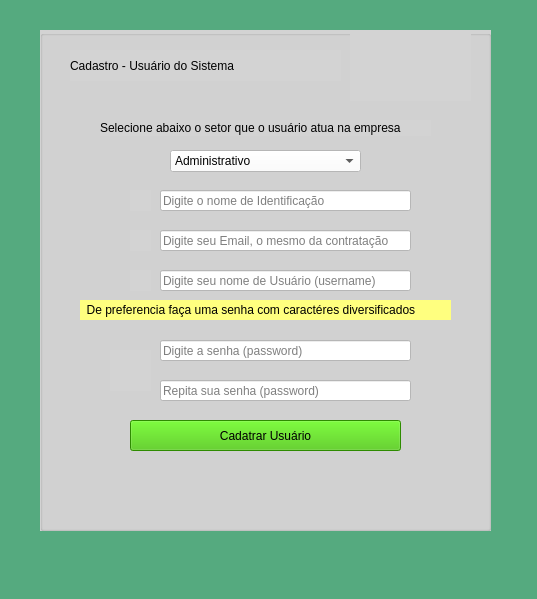
<?xml version="1.0" encoding="UTF-8"?>
<ui version="4.0">
 <class>MainWindow</class>
 <widget class="QMainWindow" name="MainWindow">
  <property name="geometry">
   <rect>
    <x>0</x>
    <y>0</y>
    <width>537</width>
    <height>599</height>
   </rect>
  </property>
  <property name="windowTitle">
   <string>Cadastro de Usuários - YanCode</string>
  </property>
  <property name="styleSheet">
   <string notr="true">background-color: rgb(85, 170, 127);</string>
  </property>
  <widget class="QWidget" name="centralwidget">
   <widget class="QGroupBox" name="groupBox">
    <property name="geometry">
     <rect>
      <x>40</x>
      <y>30</y>
      <width>451</width>
      <height>501</height>
     </rect>
    </property>
    <property name="styleSheet">
     <string notr="true">border-color: rgb(0, 0, 0);

background-color: rgb(211, 211, 211);</string>
    </property>
    <property name="title">
     <string/>
    </property>
    <widget class="QComboBox" name="comboBox">
     <property name="geometry">
      <rect>
       <x>130</x>
       <y>120</y>
       <width>191</width>
       <height>22</height>
      </rect>
     </property>
     <property name="styleSheet">
      <string notr="true">background-color: rgb(255, 255, 255);</string>
     </property>
     <item>
      <property name="text">
       <string>Administrativo</string>
      </property>
     </item>
     <item>
      <property name="text">
       <string>Financeiro</string>
      </property>
     </item>
     <item>
      <property name="text">
       <string>T.I - Desenvolvimento</string>
      </property>
     </item>
     <item>
      <property name="text">
       <string>T.I - Asssitência Técnica</string>
      </property>
     </item>
    </widget>
    <widget class="QLabel" name="label">
     <property name="geometry">
      <rect>
       <x>60</x>
       <y>90</y>
       <width>331</width>
       <height>16</height>
      </rect>
     </property>
     <property name="styleSheet">
      <string notr="true">font: 75 italic 10pt &quot;Arial&quot;;</string>
     </property>
     <property name="text">
      <string>Selecione abaixo o setor que o usuário atua na empresa</string>
     </property>
    </widget>
    <widget class="QLineEdit" name="lineEdit">
     <property name="geometry">
      <rect>
       <x>120</x>
       <y>160</y>
       <width>251</width>
       <height>21</height>
      </rect>
     </property>
     <property name="styleSheet">
      <string notr="true">background-color: rgb(255, 255, 255);
font: italic 9pt &quot;Arial&quot;;</string>
     </property>
     <property name="placeholderText">
      <string>Digite o nome de Identificação</string>
     </property>
    </widget>
    <widget class="QLineEdit" name="lineEdit_2">
     <property name="geometry">
      <rect>
       <x>120</x>
       <y>200</y>
       <width>251</width>
       <height>21</height>
      </rect>
     </property>
     <property name="styleSheet">
      <string notr="true">background-color: rgb(255, 255, 255);
font: italic 9pt &quot;Arial&quot;;</string>
     </property>
     <property name="placeholderText">
      <string>Digite seu Email, o mesmo da contratação</string>
     </property>
    </widget>
    <widget class="QLineEdit" name="lineEdit_3">
     <property name="geometry">
      <rect>
       <x>120</x>
       <y>240</y>
       <width>251</width>
       <height>21</height>
      </rect>
     </property>
     <property name="styleSheet">
      <string notr="true">background-color: rgb(255, 255, 255);
font: italic 9pt &quot;Arial&quot;;</string>
     </property>
     <property name="placeholderText">
      <string>Digite seu nome de Usuário (username)</string>
     </property>
    </widget>
    <widget class="QLineEdit" name="lineEdit_4">
     <property name="geometry">
      <rect>
       <x>120</x>
       <y>310</y>
       <width>251</width>
       <height>21</height>
      </rect>
     </property>
     <property name="styleSheet">
      <string notr="true">background-color: rgb(255, 255, 255);
font: italic 9pt &quot;Arial&quot;;</string>
     </property>
     <property name="text">
      <string/>
     </property>
     <property name="echoMode">
      <enum>QLineEdit::Password</enum>
     </property>
     <property name="placeholderText">
      <string>Digite a senha (password)</string>
     </property>
    </widget>
    <widget class="QLineEdit" name="lineEdit_5">
     <property name="geometry">
      <rect>
       <x>120</x>
       <y>350</y>
       <width>251</width>
       <height>21</height>
      </rect>
     </property>
     <property name="styleSheet">
      <string notr="true">background-color: rgb(255, 255, 255);
font: italic 9pt &quot;Arial&quot;;</string>
     </property>
     <property name="text">
      <string/>
     </property>
     <property name="echoMode">
      <enum>QLineEdit::Password</enum>
     </property>
     <property name="placeholderText">
      <string>Repita sua senha (password)</string>
     </property>
    </widget>
    <widget class="QLabel" name="label_2">
     <property name="geometry">
      <rect>
       <x>40</x>
       <y>270</y>
       <width>371</width>
       <height>20</height>
      </rect>
     </property>
     <property name="styleSheet">
      <string notr="true">font: 75 italic 10pt &quot;Arial&quot;;
background-color: rgb(255, 255, 127);</string>
     </property>
     <property name="text">
      <string>  De preferencia faça uma senha com caractéres diversificados </string>
     </property>
    </widget>
    <widget class="QPushButton" name="pushButton">
     <property name="geometry">
      <rect>
       <x>90</x>
       <y>390</y>
       <width>271</width>
       <height>31</height>
      </rect>
     </property>
     <property name="styleSheet">
      <string notr="true">background-color: rgb(64, 194, 0);

font: 75 italic 9pt &quot;Arial&quot;;</string>
     </property>
     <property name="text">
      <string>Cadatrar Usuário</string>
     </property>
    </widget>
    <widget class="QLabel" name="label_3">
     <property name="geometry">
      <rect>
       <x>70</x>
       <y>320</y>
       <width>41</width>
       <height>41</height>
      </rect>
     </property>
     <property name="styleSheet">
      <string notr="true">font: 75 italic 10pt &quot;Arial&quot;;</string>
     </property>
     <property name="text">
      <string/>
     </property>
     <property name="pixmap">
      <pixmap>img/imagem-cadastro_user/senha.png</pixmap>
     </property>
     <property name="scaledContents">
      <bool>true</bool>
     </property>
    </widget>
    <widget class="QLabel" name="label_4">
     <property name="geometry">
      <rect>
       <x>90</x>
       <y>160</y>
       <width>21</width>
       <height>21</height>
      </rect>
     </property>
     <property name="styleSheet">
      <string notr="true">font: 75 italic 10pt &quot;Arial&quot;;</string>
     </property>
     <property name="text">
      <string/>
     </property>
     <property name="pixmap">
      <pixmap>img/imagem-cadastro_user/carteira-de-identidade.png</pixmap>
     </property>
     <property name="scaledContents">
      <bool>true</bool>
     </property>
    </widget>
    <widget class="QLabel" name="label_5">
     <property name="geometry">
      <rect>
       <x>90</x>
       <y>240</y>
       <width>21</width>
       <height>21</height>
      </rect>
     </property>
     <property name="styleSheet">
      <string notr="true">font: 75 italic 10pt &quot;Arial&quot;;</string>
     </property>
     <property name="text">
      <string/>
     </property>
     <property name="pixmap">
      <pixmap>img/imagem-menu_inicial/user.png</pixmap>
     </property>
     <property name="scaledContents">
      <bool>true</bool>
     </property>
    </widget>
    <widget class="QLabel" name="label_6">
     <property name="geometry">
      <rect>
       <x>90</x>
       <y>200</y>
       <width>21</width>
       <height>21</height>
      </rect>
     </property>
     <property name="styleSheet">
      <string notr="true">font: 75 italic 10pt &quot;Arial&quot;;</string>
     </property>
     <property name="text">
      <string/>
     </property>
     <property name="pixmap">
      <pixmap>img/imagem-cadastro_user/gmail.png</pixmap>
     </property>
     <property name="scaledContents">
      <bool>true</bool>
     </property>
    </widget>
    <widget class="QLabel" name="label_13">
     <property name="geometry">
      <rect>
       <x>30</x>
       <y>20</y>
       <width>271</width>
       <height>31</height>
      </rect>
     </property>
     <property name="styleSheet">
      <string notr="true">font: 75 italic 10pt &quot;Arial&quot;;
font: 75 italic 14pt &quot;Arial&quot;;</string>
     </property>
     <property name="text">
      <string>Cadastro - Usuário do Sistema</string>
     </property>
    </widget>
    <widget class="QLabel" name="label_14">
     <property name="geometry">
      <rect>
       <x>310</x>
       <y>0</y>
       <width>121</width>
       <height>71</height>
      </rect>
     </property>
     <property name="styleSheet">
      <string notr="true">font: 75 italic 10pt &quot;Arial&quot;;
font: 75 italic 14pt &quot;Arial&quot;;</string>
     </property>
     <property name="text">
      <string/>
     </property>
     <property name="pixmap">
      <pixmap>img/imagem-cadastro_user/cadastro.png</pixmap>
     </property>
     <property name="scaledContents">
      <bool>true</bool>
     </property>
    </widget>
   </widget>
  </widget>
  <widget class="QMenuBar" name="menubar">
   <property name="geometry">
    <rect>
     <x>0</x>
     <y>0</y>
     <width>537</width>
     <height>21</height>
    </rect>
   </property>
  </widget>
  <widget class="QStatusBar" name="statusbar"/>
 </widget>
 <resources/>
 <connections/>
</ui>
